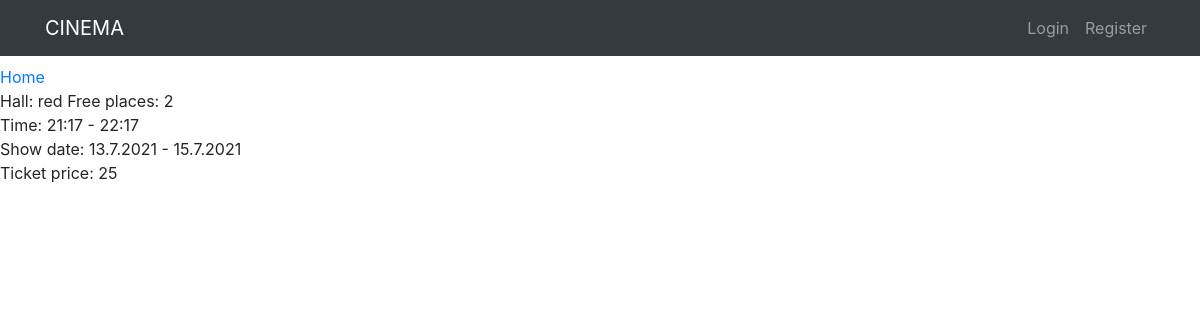
The page /tomorrow/ on the database as committed earlier.
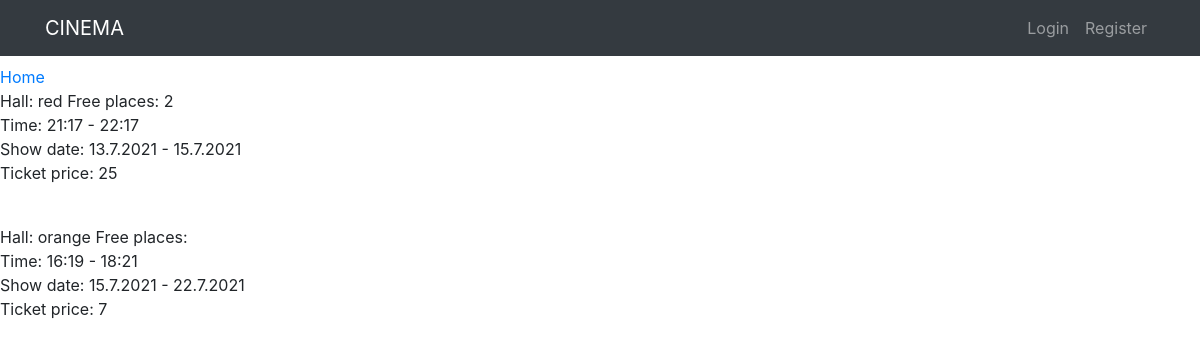
The same page on the database as committed later.
### cinema/models.py (models this page shows, shortened)
class Session(models.Model):
    hall = models.ForeignKey(Hall, on_delete=models.CASCADE, related_name='sessions', verbose_name=_('Hall'))
    start_time = models.TimeField(verbose_name=_('Start time'))
    end_time = models.TimeField(verbose_name=_('End time'))
    start_date = models.DateField(verbose_name=_('Start date'))
    end_date = models.DateField(verbose_name=_('End date'))
    price = models.PositiveSmallIntegerField(verbose_name=_('Ticket price'))
    status = models.BooleanField(default=True, verbose_name=_('Status'), blank=True)
    class Meta:
        verbose_name = _('Session')
        verbose_name_plural = _('Sessions')
    @property
    def get_show_date(self):
        return f'{self.start_date.day}.{self.start_date.month}.{self.start_date.year}' \
               f' - ' \
               f'{self.end_date.day}.{self.end_date.month}.{self.end_date.year}'

class Hall(models.Model):
    name = models.CharField(max_length=50, verbose_name=_('Hall name'))
    slug = models.SlugField(max_length=128, unique=True)
    size = models.PositiveSmallIntegerField(verbose_name=_('Hall size'))
    class Meta:
        verbose_name = _('Hall')
        verbose_name_plural = _('Halls')

### cinema/views.py (the view, shortened to what this page needs)
# urls.py: path('tomorrow/', TomorrowSessionListView.as_view(), name='tomorrow'),
class TomorrowSessionListView(ListView):
    model = Session
    template_name = 'cinema/tomorrow.html'
    context_object_name = 'sessions'
    extra_context = {'quantity': TicketForm}
    def get_context_data(self, **kwargs):
        context = super().get_context_data(**kwargs)
        if self.request.user.is_authenticated:
            context['filter'] = FilterForm
        return context
    def get_queryset(self):
        return Session.objects.filter(
            status=True,
            end_date__gte=timezone.now().date() + timedelta(days=1),
            start_date__lte=timezone.now().date() + timedelta(days=1)).annotate(total=Sum('session_tickets__quantity'))

### templates/cinema/tomorrow.html (shortened to what this page needs)
{% extends 'base.html' %}
{% load i18n %}
{% load mathfilters %}
{% block content %}
    <a href="{% url 'cinema:today' %}">{% translate "Home" %}</a>
    {% for session in object_list %}
        <div>
            <form method="post" action="{% url 'cinema:create_ticket' %}">
                <p>{% translate 'Hall' %}: {{ session.hall.name }}
                    {% translate 'Free places' %}: {{ session.hall.size|sub:session.total }}<br>
                    {% translate 'Time' %}: {{ session.start_time|time:"H:i" }} - {{ session.end_time|time:"H:i" }}<br>
                    {% translate 'Show date' %}: {{ session.get_show_date }}<br>
                    {% translate 'Ticket price' %}: {{ session.price }}<br>
                      <br>
            </form>
        </div>
    {% endfor %}
{% endblock %}

Rows that differ between the two databases and show on the page:
added Session: hall.name "orange", start_time "16:19", end_time "18:21", get_show_date "15.7.2021 - 22.7.2021", price "7"
